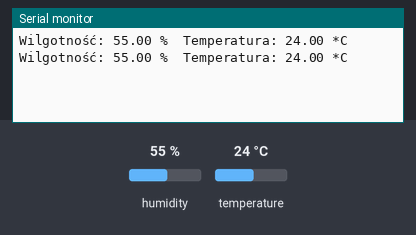
The sketch below on a simulated Arduino Uno, built with avr-gcc and run on an emulated ATmega328P. Parts: the last lines printed to the serial monitor. The test bench sets the inputs (shaded band); at power-on: humidity 55 %, temperature 24 °C.

Above: at 2.8 s.
2.9 s: humidity set to 22 %
At 5.2 s:
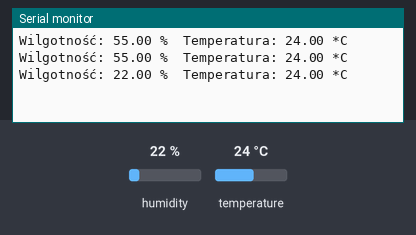
5.6 s: temperature set to 12 °C
At 7.2 s:
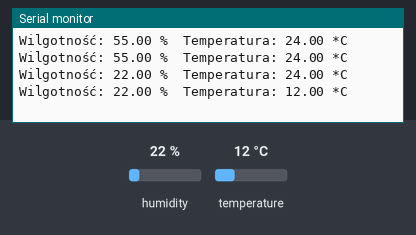
8.3 s: humidity set to 40 %
At 10.8 s:
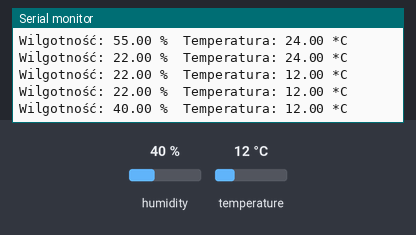
Timing chart, 0 to 12.3 s (numbered marks = the images above; inputs shaded):
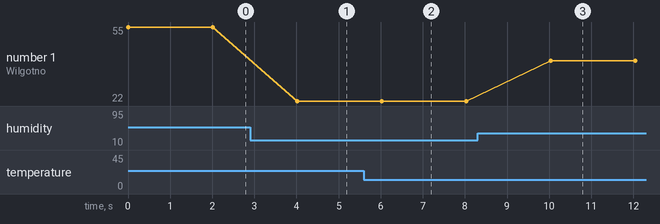

Measured:
- after the input at 2.9 s, the serial monitor: prints a new line after 1.1 s (image 1)
- after the input at 5.6 s, the serial monitor: prints a new line after 0.43 s (image 2)
- after the input at 8.3 s, the serial monitor: prints a new line after 1.7 s (image 3)
- plotted number 1: 55 → 22 after the input at 2.9 s, 22 → 40 after the input at 8.3 s

The sketch:

dht22_test.ino
```cpp
#include "DHT.h"
#include <Adafruit_Sensor.h>

#define DHTPIN 0    // Pin, do którego podłączony jest DHT22 (GPIO2 to D3 na NodeMCU)
#define DHTTYPE DHT22   // DHT 22 (AM2302)

// Inicjalizacja czujnika DHT
DHT dht(DHTPIN, DHTTYPE);

void setup() {
  Serial.begin(115200);
  dht.begin();
}

void loop() {
  // Odczyt temperatury i wilgotności
  float wilgotnosc = dht.readHumidity();
  float temperatura = dht.readTemperature();

  // Sprawdzenie czy odczyt się udał
  if (isnan(wilgotnosc) || isnan(temperatura)) {
    Serial.println("Nie można odczytać danych z czujnika DHT22!");
  } else {
    Serial.print("Wilgotność: ");
    Serial.print(wilgotnosc);
    Serial.print(" %\t");
    Serial.print("Temperatura: ");
    Serial.print(temperatura);
    Serial.println(" *C");
  }

  // Czas oczekiwania między odczytami (np. 2 sekundy)
  delay(2000);
}
```
